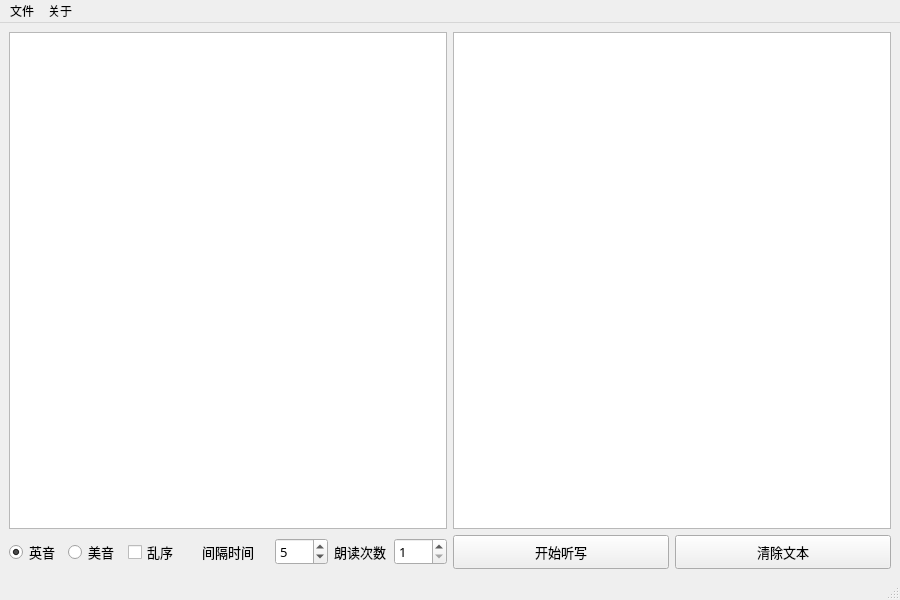
<?xml version="1.0" encoding="UTF-8"?>
<ui version="4.0">
 <class>MainWindow</class>
 <widget class="QMainWindow" name="MainWindow">
  <property name="geometry">
   <rect>
    <x>0</x>
    <y>0</y>
    <width>900</width>
    <height>600</height>
   </rect>
  </property>
  <property name="sizePolicy">
   <sizepolicy hsizetype="Preferred" vsizetype="Preferred">
    <horstretch>0</horstretch>
    <verstretch>0</verstretch>
   </sizepolicy>
  </property>
  <property name="minimumSize">
   <size>
    <width>900</width>
    <height>250</height>
   </size>
  </property>
  <property name="maximumSize">
   <size>
    <width>1280</width>
    <height>1280</height>
   </size>
  </property>
  <property name="windowTitle">
   <string>DictationNow! v1.1.0a</string>
  </property>
  <property name="windowIcon">
   <iconset resource="../../media/icon.qrc">
    <normaloff>:/icon/favicon.ico</normaloff>:/icon/favicon.ico</iconset>
  </property>
  <widget class="QWidget" name="centralwidget">
   <layout class="QVBoxLayout" name="verticalLayout">
    <item>
     <layout class="QHBoxLayout" name="horizontalLayout_4">
      <item>
       <widget class="QPlainTextEdit" name="plainTextEdit">
        <property name="minimumSize">
         <size>
          <width>0</width>
          <height>100</height>
         </size>
        </property>
        <property name="font">
         <font>
          <family>微软雅黑</family>
          <pointsize>11</pointsize>
         </font>
        </property>
       </widget>
      </item>
      <item>
       <widget class="QListWidget" name="listWidget">
        <property name="editTriggers">
         <set>QAbstractItemView::NoEditTriggers</set>
        </property>
        <property name="defaultDropAction">
         <enum>Qt::IgnoreAction</enum>
        </property>
        <property name="selectionMode">
         <enum>QAbstractItemView::SingleSelection</enum>
        </property>
       </widget>
      </item>
     </layout>
    </item>
    <item>
     <layout class="QHBoxLayout" name="horizontalLayout_3">
      <item>
       <layout class="QHBoxLayout" name="horizontalLayout">
        <item>
         <widget class="QRadioButton" name="radioButton">
          <property name="minimumSize">
           <size>
            <width>0</width>
            <height>22</height>
           </size>
          </property>
          <property name="font">
           <font>
            <family>微软雅黑</family>
            <pointsize>10</pointsize>
           </font>
          </property>
          <property name="text">
           <string>英音</string>
          </property>
          <property name="checked">
           <bool>true</bool>
          </property>
         </widget>
        </item>
        <item>
         <widget class="QRadioButton" name="radioButton_2">
          <property name="minimumSize">
           <size>
            <width>0</width>
            <height>22</height>
           </size>
          </property>
          <property name="font">
           <font>
            <family>微软雅黑</family>
            <pointsize>10</pointsize>
           </font>
          </property>
          <property name="text">
           <string>美音</string>
          </property>
         </widget>
        </item>
        <item>
         <widget class="QCheckBox" name="checkBox">
          <property name="minimumSize">
           <size>
            <width>0</width>
            <height>22</height>
           </size>
          </property>
          <property name="font">
           <font>
            <family>微软雅黑</family>
            <pointsize>10</pointsize>
           </font>
          </property>
          <property name="text">
           <string>乱序</string>
          </property>
         </widget>
        </item>
        <item>
         <widget class="QLabel" name="label">
          <property name="minimumSize">
           <size>
            <width>82</width>
            <height>32</height>
           </size>
          </property>
          <property name="font">
           <font>
            <family>微软雅黑</family>
            <pointsize>10</pointsize>
           </font>
          </property>
          <property name="text">
           <string>间隔时间</string>
          </property>
          <property name="alignment">
           <set>Qt::AlignCenter</set>
          </property>
         </widget>
        </item>
        <item>
         <widget class="QSpinBox" name="spinBox">
          <property name="font">
           <font>
            <family>微软雅黑</family>
            <pointsize>10</pointsize>
           </font>
          </property>
          <property name="maximum">
           <number>10</number>
          </property>
          <property name="value">
           <number>5</number>
          </property>
         </widget>
        </item>
        <item>
         <widget class="QLabel" name="label_2">
          <property name="font">
           <font>
            <family>微软雅黑</family>
            <pointsize>10</pointsize>
           </font>
          </property>
          <property name="text">
           <string>朗读次数</string>
          </property>
         </widget>
        </item>
        <item>
         <widget class="QSpinBox" name="spinBox_2">
          <property name="font">
           <font>
            <family>微软雅黑</family>
            <pointsize>10</pointsize>
           </font>
          </property>
          <property name="minimum">
           <number>1</number>
          </property>
          <property name="maximum">
           <number>3</number>
          </property>
         </widget>
        </item>
       </layout>
      </item>
      <item>
       <layout class="QHBoxLayout" name="horizontalLayout_2">
        <item>
         <widget class="QPushButton" name="pushButton">
          <property name="enabled">
           <bool>true</bool>
          </property>
          <property name="minimumSize">
           <size>
            <width>0</width>
            <height>34</height>
           </size>
          </property>
          <property name="font">
           <font>
            <family>微软雅黑</family>
            <pointsize>10</pointsize>
           </font>
          </property>
          <property name="text">
           <string>开始听写</string>
          </property>
         </widget>
        </item>
        <item>
         <widget class="QPushButton" name="pushButton_2">
          <property name="minimumSize">
           <size>
            <width>0</width>
            <height>34</height>
           </size>
          </property>
          <property name="font">
           <font>
            <family>微软雅黑</family>
            <pointsize>10</pointsize>
           </font>
          </property>
          <property name="text">
           <string>清除文本</string>
          </property>
         </widget>
        </item>
       </layout>
      </item>
     </layout>
    </item>
   </layout>
  </widget>
  <widget class="QMenuBar" name="menubar">
   <property name="geometry">
    <rect>
     <x>0</x>
     <y>0</y>
     <width>900</width>
     <height>32</height>
    </rect>
   </property>
   <widget class="QMenu" name="menu">
    <property name="title">
     <string>关于</string>
    </property>
    <addaction name="actionGithub"/>
    <addaction name="separator"/>
    <addaction name="actionThanks"/>
    <addaction name="actionLog"/>
    <addaction name="actionVersion"/>
   </widget>
   <widget class="QMenu" name="menu_2">
    <property name="title">
     <string>文件</string>
    </property>
    <addaction name="actionFileOpen"/>
    <addaction name="actionFileSave"/>
    <addaction name="actionFileSavedAs"/>
    <addaction name="separator"/>
    <addaction name="actionExpert"/>
    <addaction name="actionExpertAll"/>
   </widget>
   <addaction name="menu_2"/>
   <addaction name="menu"/>
  </widget>
  <widget class="QStatusBar" name="statusbar"/>
  <action name="actionGithub">
   <property name="text">
    <string>Github</string>
   </property>
  </action>
  <action name="actionVersion">
   <property name="enabled">
    <bool>false</bool>
   </property>
   <property name="text">
    <string>版本: 1.1.0a</string>
   </property>
  </action>
  <action name="actionThanks">
   <property name="text">
    <string>鸣谢</string>
   </property>
  </action>
  <action name="actionLog">
   <property name="text">
    <string>更新日志</string>
   </property>
  </action>
  <action name="actionFileOpen">
   <property name="text">
    <string>打开</string>
   </property>
  </action>
  <action name="actionFileSave">
   <property name="text">
    <string>保存</string>
   </property>
  </action>
  <action name="actionFileSavedAs">
   <property name="text">
    <string>另存为</string>
   </property>
  </action>
  <action name="actionExpert">
   <property name="text">
    <string>导出听力音频 (beta)</string>
   </property>
   <property name="visible">
    <bool>false</bool>
   </property>
  </action>
  <action name="actionExpertAll">
   <property name="text">
    <string>导出并整合 (beta)</string>
   </property>
   <property name="visible">
    <bool>false</bool>
   </property>
  </action>
 </widget>
 <resources>
  <include location="../../media/icon.qrc"/>
 </resources>
 <connections/>
</ui>
